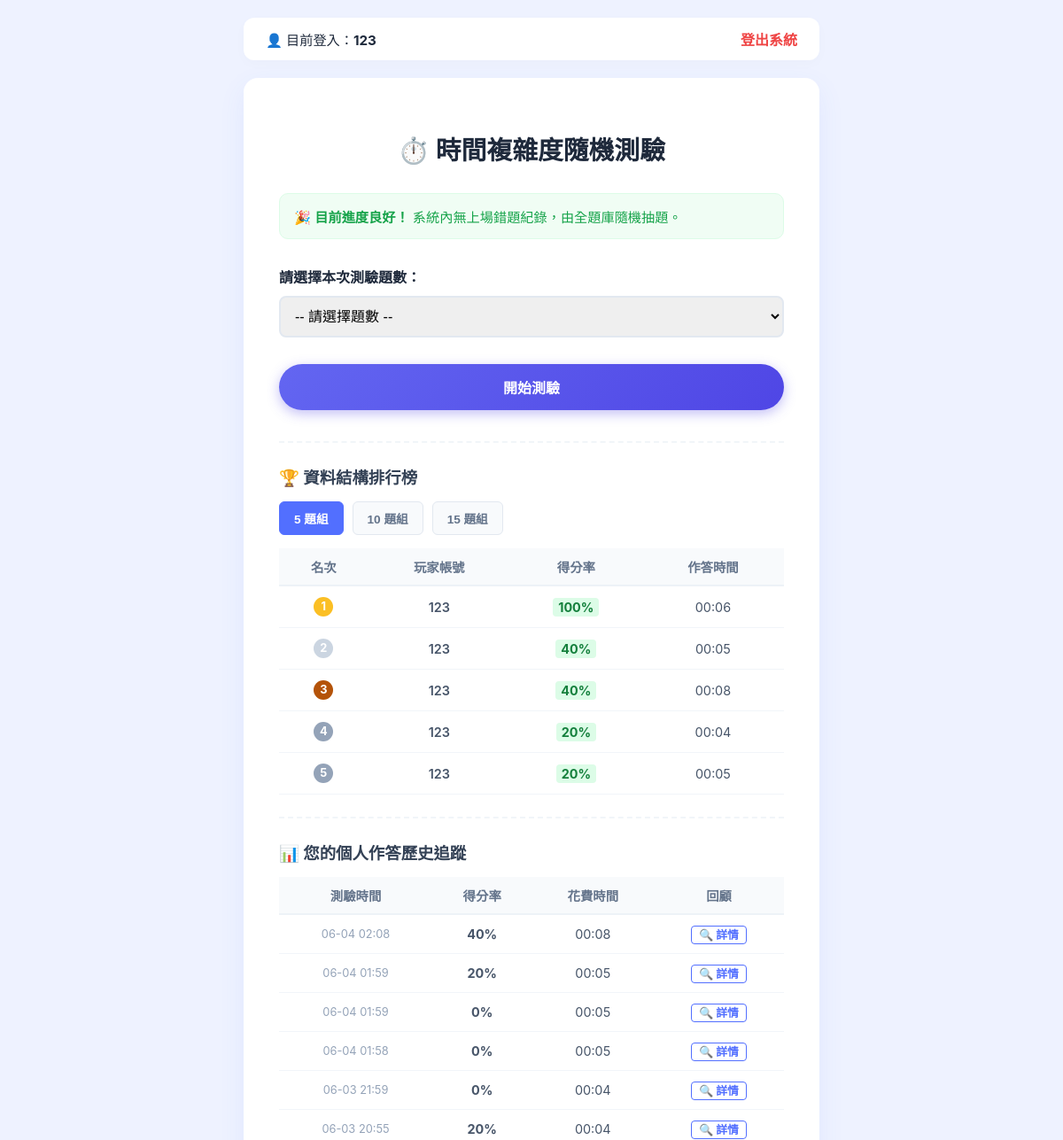
The page / (signed in, upper part) on the database as committed earlier.
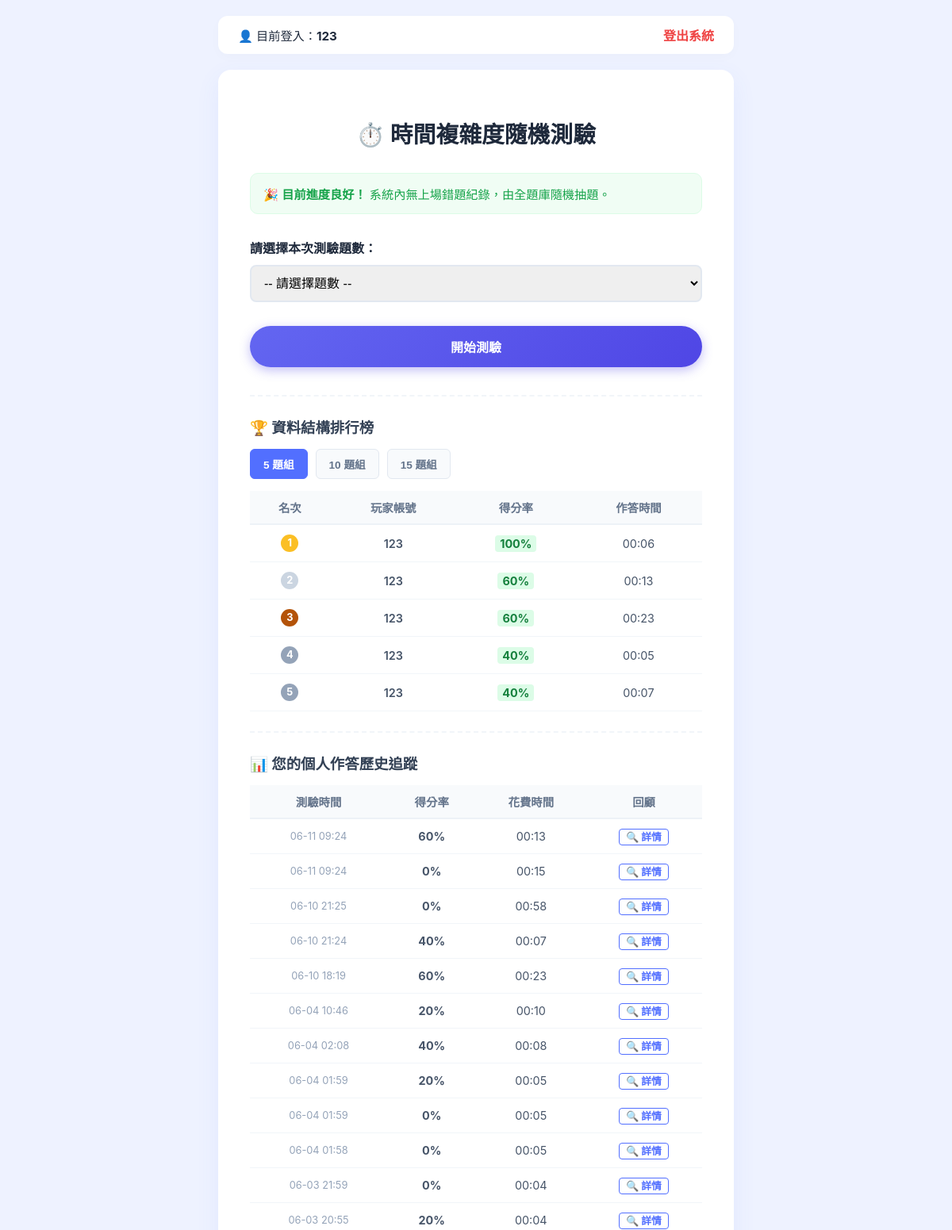
The same page on the database as committed later.
### quiz/models.py (models this page shows, shortened)
class QuizRecord(models.Model):
    user = models.ForeignKey(User, on_delete=models.CASCADE, related_name='quiz_records')
    total_questions = models.IntegerField(verbose_name="總題數")
    correct_count = models.IntegerField(verbose_name="答對題數")
    score_percent = models.IntegerField(verbose_name="得分率")
    duration = models.CharField(max_length=10, verbose_name="花費時間")
    created_at = models.DateTimeField(auto_now_add=True, verbose_name="作答時間")

### quiz/views.py (the view)
# urls.py: path('', views.index, name='index'),
def index(request):
    wrong_ids = request.session.get('wrong_question_ids', [])
    wrong_count = len(wrong_ids)
    my_history = []
    leaderboard_5 = []
    leaderboard_10 = []
    leaderboard_15 = []
    if request.user.is_authenticated:
        my_history = QuizRecord.objects.filter(user=request.user).order_by('-created_at')
    leaderboard_5 = QuizRecord.objects.filter(total_questions=5).order_by('-score_percent', 'duration')[:5]
    leaderboard_10 = QuizRecord.objects.filter(total_questions=10).order_by('-score_percent', 'duration')[:5]
    leaderboard_15 = QuizRecord.objects.filter(total_questions=15).order_by('-score_percent', 'duration')[:5]
    context = {
        'wrong_count': wrong_count,
        'my_history': my_history,
        'leaderboard_5': leaderboard_5,
        'leaderboard_10': leaderboard_10,
        'leaderboard_15': leaderboard_15,
    }
    return render(request, 'quiz/index.html', context)

### quiz/templates/quiz/index.html (shortened to what the changed rows need)
<!DOCTYPE html>
<html lang="zh-TW">
<head>
</head>
<body>
    <div class="start-box">
        <h1>⏱️ 時間複雜度隨機測驗</h1>
        <div class="dashboard-section">
            <div id="tab5" class="leaderboard-content active">
                {% if leaderboard_5 %}
                    <table class="styled-table">
                        <thead><tr><th>名次</th><th>玩家帳號</th><th>得分率</th><th>作答時間</th></tr></thead>
                        <tbody>
                            {% for r in leaderboard_5 %}
                            <tr>
                                <td><span class="badge-rank rank-{{ forloop.counter }}">{{ forloop.counter }}</span></td>
                                <td style="font-weight:600;">{{ r.user.username }}</td>
                                <td><span class="badge-perfect">{{ r.score_percent }}%</span></td>
                                <td>{{ r.duration }}</td>
                            </tr>
                            {% endfor %}
                        </tbody>
                    </table>
                {% else %} <div class="no-data">5 題組目前空空如也，快來搶佔沙發！</div> {% endif %}
            </div>
        </div>
        {% if user.is_authenticated %}
        <div class="dashboard-section">
            {% if my_history %}
                <table class="styled-table">
                    <thead><tr><th>測驗時間</th><th>得分率</th><th>花費時間</th><th>回顧</th></tr></thead>
                    <tbody>
                        {% for log in my_history %}
                            <tr>
                                <td style="font-size: 0.8rem; color: #94a3b8;">{{ log.created_at|date:"m-d H:i" }}</td>
                                <td style="font-weight:bold;">{{ log.score_percent }}%</td>
                                <td>{{ log.duration }}</td>
                                <td>
                                    <a href="{% url 'record_detail' log.id %}" class="btn-detail">🔍 詳情</a>
                                </td>
                            </tr>
                        {% endfor %}
                    </tbody>
                </table>
            {% else %}
                <div class="no-data">您尚未在此帳號留下作答紀錄。</div>
            {% endif %}
        </div>
        {% endif %}
    </div>
</body>
</html>

Rows that differ between the two databases and show on the page:
no longer on this page (row unchanged): QuizRecord: user.username "123", score_percent "20", duration "00:05", shown under "⏱️ 時間複雜度隨機測驗"
no longer on one of the page's lists (row unchanged): QuizRecord: user.username "123", score_percent "40", duration "00:08"
no longer on one of the page's lists (row unchanged): QuizRecord: user.username "123", score_percent "20", duration "00:04"
added QuizRecord: user.username "123", score_percent "60", duration "00:13", created_at "06-11 09:24"
added QuizRecord: user.username "123", score_percent "60", duration "00:23", created_at "06-10 18:19"
added QuizRecord: user.username "123", score_percent "40", duration "00:07", created_at "06-10 21:24"
added QuizRecord: created_at "06-11 09:24", score_percent "0", duration "00:15"
added QuizRecord: created_at "06-10 21:25", score_percent "0", duration "00:58"
added QuizRecord: created_at "06-04 10:46", score_percent "20", duration "00:10"
